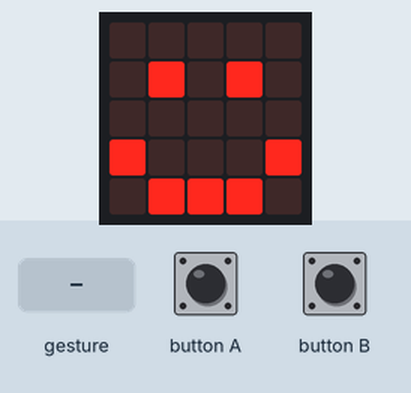
Recording of a program running on a simulated BBC micro:bit (MakeCode). Shown: the board's 5×5 LED display. The inputs (shaded band) are chosen by the test bench. Random numbers come from a fixed seed; a tilt is held for 1.5 s and a shake lasts 1 s, then the board lies face up again.

Above: at 1.8 s.
1.9 s: gesture 'shake'
At 3.0 s:
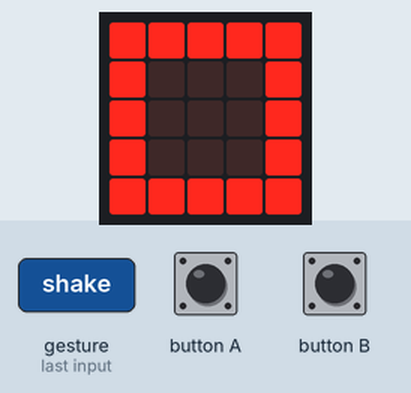
4.9 s: button A pressed for 0.15 s
At 5.8 s:
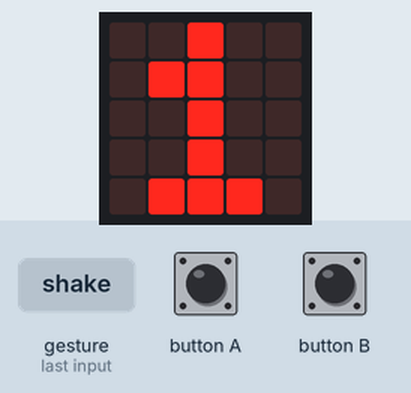
8.0 s: gesture 'shake'
At 8.8 s:
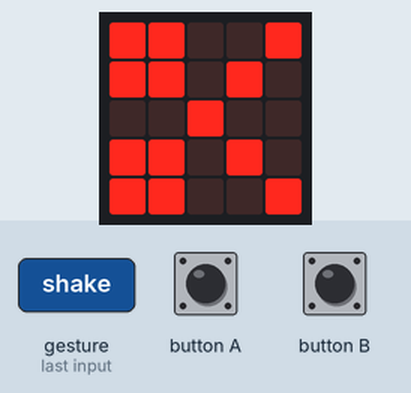
11.0 s: button A pressed for 0.15 s
At 11.7 s:
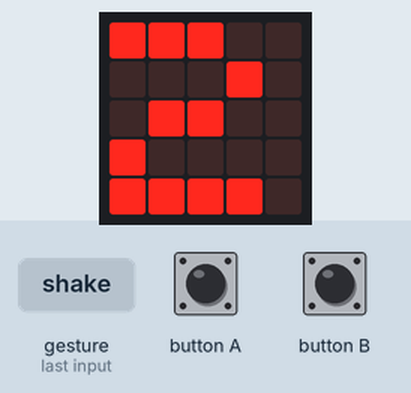
14.1 s: button B pressed for 0.15 s
Timing chart, 0 to 16.7 s (numbered marks = the images above; inputs shaded):
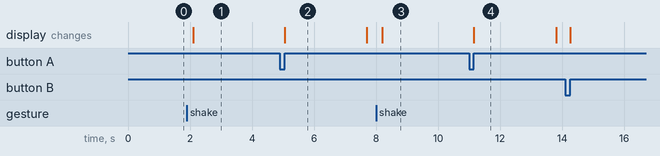

Measured:
- after the input at 1.9 s, the display: changes after 0.20 s (image 1)
- after the input at 8.0 s, the display: changes after 0.20 s (image 3)
- what the display in image 2 shows lasts 2.6 s, from 5.1 s to 7.7 s

The program:

main.ts
```typescript
// (licence header left out)
let score = 0
let randomNumber = 0

basic.showIcon(IconNames.Happy)
input.onGesture(Gesture.Shake, function () {
    randomNumber = randint(0, 2)

    // Rock
    if (randomNumber == 0) {
        basic.showIcon(IconNames.Square)

    }

    // Paper
    if (randomNumber == 1) {
        basic.showIcon(IconNames.Chessboard)
    }

    // Scissors
    if (randomNumber == 2) {
        basic.showIcon(IconNames.Scissors)
    }

    basic.pause(5000)
    basic.clearScreen()
})

// add score if won
input.onButtonPressed(Button.A, function () {
        score += 1
        basic.showNumber(score)
})

// show score
input.onButtonPressed(Button.B, function () {
    basic.showNumber(score)
})
```
